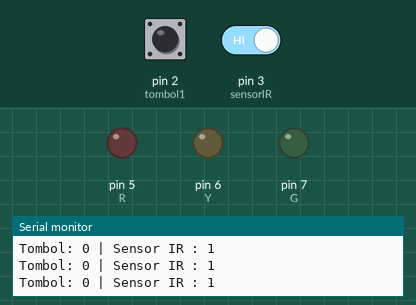
This sketch was run on a simulated Arduino Uno, built with avr-gcc and run on an emulated ATmega328P. On the bench: output pins drawn as LEDs (lit = HIGH), the last lines printed to the serial monitor. The test bench sets the inputs (shaded band); at power-on: pin 3 (sensorIR) HIGH, pin 2 (tombol1) LOW.

Above: at 1.2 s.
1.3 s: pin 3 (sensorIR) driven LOW
At 1.7 s:
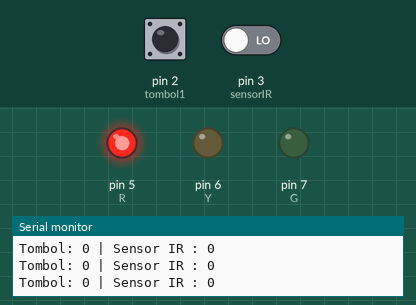
2.8 s: pin 3 (sensorIR) driven HIGH
At 3.4 s:
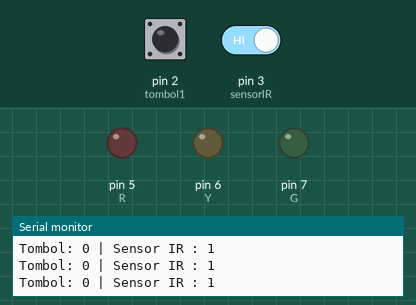
Timing chart, 0 to 5.8 s (numbered marks = the images above; inputs shaded):
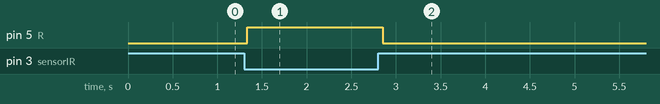

The sketch:

1_Infrared_Proxymity.ino
```cpp
int tombol1=2;
int R=5;
int Y=6;
int G=7;
int sensorIR=3;


void setup() {
  Serial.begin(9600);
  pinMode(tombol1, INPUT);
  pinMode(sensorIR, INPUT);
  pinMode(R, OUTPUT);
  pinMode(Y, OUTPUT);
  pinMode(G, OUTPUT);

}

void loop() {
 //Baca Data
 int bacaTombol=digitalRead(tombol1);
 int bacaIR=digitalRead(sensorIR);

 //Print Serial
  Serial.print("Tombol: ");
  Serial.print(bacaTombol);
  Serial.print(" | Sensor IR : ");
  Serial.print(bacaIR);
  Serial.println();

  //Logika
  if(bacaIR==false){
    digitalWrite(R,HIGH);
  }else{
    digitalWrite(R,LOW);
  }

}


//
//
// Serial.println("Kondisi Tombol1 : " + String(bacaTombol) + String(count));
// Serial.println("Kondisi Tombol2 : " + String(bacaTombol2)  + String(count));
// Serial.println("Kondisi Tombol3 : " + String(bacaTombol3)  + String(count));
//
//  //Button Kunci LED1 MERAH
//  if(bacaTombol==1){
//    count++;
//    delay(100);
//  if(count==1){
//    digitalWrite(R,HIGH);
//  }if(count==2){
//    digitalWrite(R,LOW);
//    count=0;
//  }
//  }
//}
//  }
//  //Button Kunci LED2 KUNING
//  if(bacaTombol2==1){
//    count++;
//    delay(100);
//  if(count==1){
//    digitalWrite(Y,HIGH);
//  }if(count==2){
//    digitalWrite(Y,LOW);
//    count=0;
//
//  }
//  }
//  //Button Kunci LED3 HIJAU
//  if(bacaTombol3==1){
//    count++;
//    delay(100);
//  if(count==1){
//    digitalWrite(G,HIGH);
//  }if(count==2){
//    digitalWrite(G,LOW);
//    count=0;
//
//  }
//  }
```

Measured:
- after the input at 1.3 s, pin 5 (R): LOW → HIGH at once
- after the input at 2.8 s, pin 5 (R): HIGH → LOW after 0.05 s
